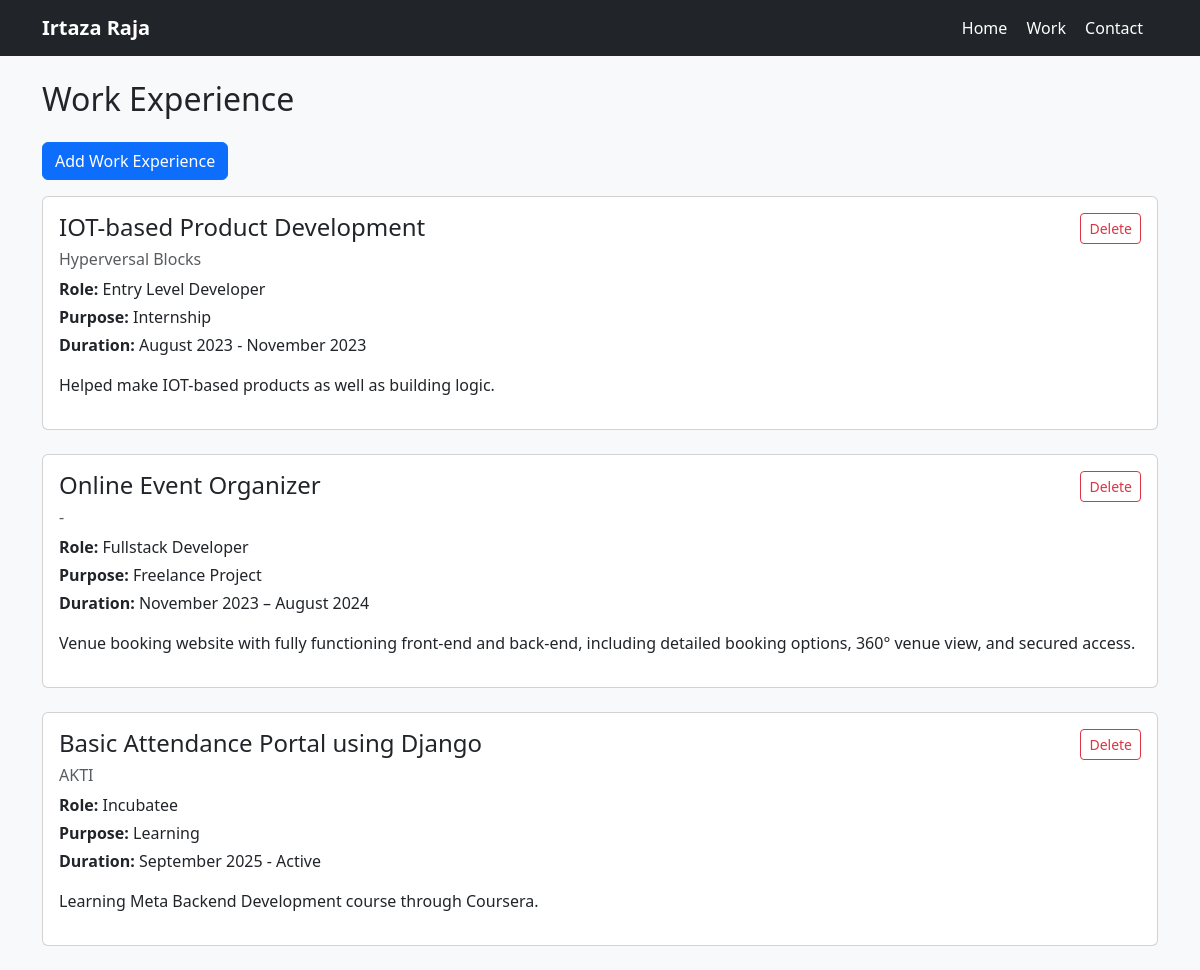
Page /work/ on the committed database.
### main/models.py (models this page shows, shortened)
class WorkExperience(models.Model):
    title = models.CharField(max_length=255)
    company = models.CharField(max_length=255, blank=True, null=True)
    role = models.CharField(max_length=255)
    purpose = models.CharField(max_length=255)
    duration = models.CharField(max_length=255)
    description = models.TextField()

### main/views.py (the view)
# urls.py: path('work/', views.work, name='work'),
def work(request):
    experiences = WorkExperience.objects.all()
    return render(request, 'work.html', {'experiences': experiences})

### main/templates/work.html (shortened to what this page needs)
{% extends 'base.html' %}
{% block content %}
<h2 class="mb-4">Work Experience</h2>
<a href="{% url 'add_experience' %}" class="btn btn-primary mb-3">Add Work Experience</a>
{% for exp in experiences %}
<div class="card mb-4">
    <div class="card-body">
        <div class="d-flex justify-content-between">
            <div>
                <h4 class="card-title">{{ exp.title }}</h4>
                <h6 class="text-muted">
                    {% if exp.company %}
                        {{ exp.company }}
                    {% else %}
                        Company: –
                    {% endif %}
                </h6>
            </div>
            <div>
                <a href="{% url 'delete_experience' exp.id %}" class="btn btn-sm btn-outline-danger">
                    Delete
                </a>
            </div>
        </div>
        <p class="mb-1"><strong>Role:</strong> {{ exp.role }}</p>
        <p class="mb-1"><strong>Purpose:</strong> {{ exp.purpose }}</p>
        <p class="mb-1"><strong>Duration:</strong> {{ exp.duration }}</p>
        <p class="mt-3">
            {{ exp.description }}
        </p>
    </div>
</div>
{% empty %}
<p>No work experience added yet.</p>
{% endfor %}
{% endblock %}

### rows in the picture
WorkExperience: title "IOT-based Product Development", company "Hyperversal Blocks", role "Entry Level Developer", purpose "Internship", duration "August 2023 - November 2023", description "Helped make IOT-based products as well as building logic."
WorkExperience: title "Online Event Organizer", company "-", role "Fullstack Developer", purpose "Freelance Project", duration "November 2023 – August 2024", description "Venue booking website with fully functioning front-end and back-end, including detailed booking options, 360° venue view, and secured access."
WorkExperience: title "Basic Attendance Portal using Django", company "AKTI", role "Incubatee", purpose "Learning", duration "September 2025 - Active", description "Learning Meta Backend Development course through Coursera."
